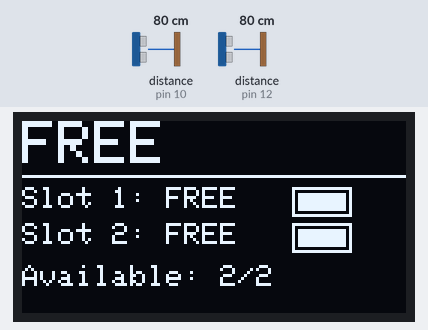
A sketch run on a simulated Arduino Uno, built with avr-gcc and run on an emulated ATmega328P. Parts: 128×64 one-colour display. Wiring (inferred from the names in the program): 2 × ultrasonic range finder: trigger pin 9, echo pin 10 / trigger pin 11, echo pin 12. Inputs (shaded band) come from the test bench; at power-on: distance to the obstacle (sensors on pin 10, pin 12) 80 cm. The echo pulse lasts 58.3 µs per cm; what the sketch prints to the serial monitor is not drawn.

Above: at 2.3 s.
2.4 s: distance to the obstacle (sensor on pin 10) set to 17 cm
5.8 s: distance to the obstacle (sensor on pin 10) set to 13 cm
At 7.0 s:
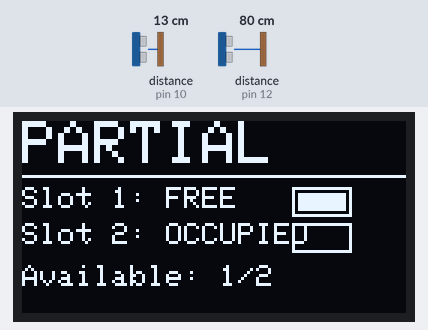
8.0 s: distance to the obstacle (sensor on pin 12) set to 17 cm
9.7 s: distance to the obstacle (sensor on pin 12) set to 13 cm
At 10.5 s:
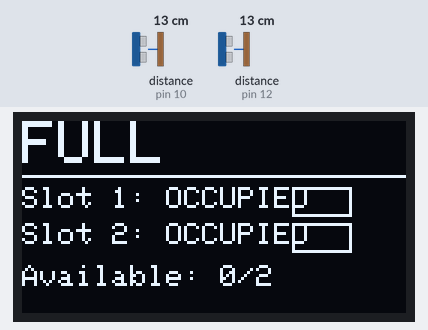
11.3 s: distance to the obstacle (sensor on pin 10) set to 18 cm
At 13.0 s:
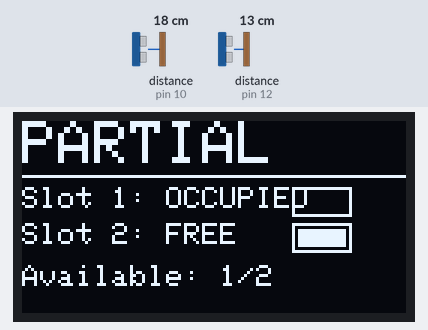
13.3 s: distance to the obstacle (sensor on pin 12) set to 18 cm
At 15.2 s:
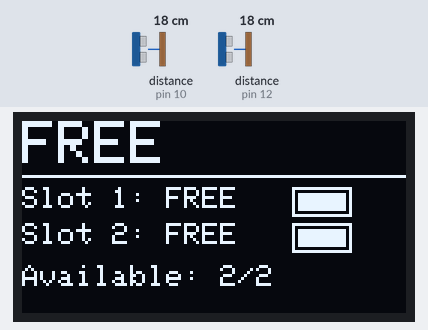
Timing chart, 0 to 16.3 s (numbered marks = the images above; inputs shaded):
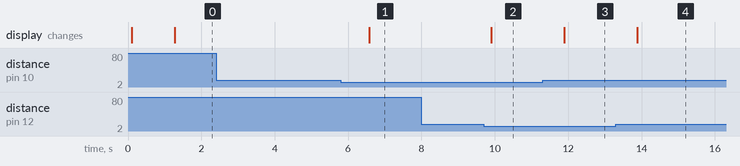

The sketch:

sketch_nov20a_copy_20221205013322.ino
```cpp
#include <Wire.h>
#include <Adafruit_GFX.h>
#include <Adafruit_SSD1306.h>

// --------------------------------------------------
// Two ultrasonic sensors + I2C OLED (VDD 5V, GND, SCL=A5, SDA=A4)
// --------------------------------------------------
// Sensor 1 pins
const uint8_t TRIG1 = 11;
const uint8_t ECHO1 = 12;
// Sensor 2 pins
// NOTE: HC-SR04 sensors require 5V power. If using 3.3V:
// - Sensor may not work reliably
// - ECHO pin outputs 5V which can damage 3.3V Arduino pins
// - Use voltage divider (2x 10kΩ resistors) on ECHO pin if using 3.3V
const uint8_t TRIG2 = 9;
const uint8_t ECHO2 = 10;

// OLED setup
#define SCREEN_WIDTH 128
#define SCREEN_HEIGHT 64
Adafruit_SSD1306 display(SCREEN_WIDTH, SCREEN_HEIGHT, &Wire, -1);

// Threshold: distance below this (cm) = occupied
const int OCCUPIED_THRESHOLD_CM = 14;

int distance1Cm = 0;
int distance2Cm = 0;
bool slot1Free = false;
bool slot2Free = false;

// --------------------------------------------------
int readDistanceCm(uint8_t trigPin, uint8_t echoPin) {
  digitalWrite(trigPin, LOW);
  delayMicroseconds(2);
  digitalWrite(trigPin, HIGH);
  delayMicroseconds(10);
  digitalWrite(trigPin, LOW);

  long duration = pulseIn(echoPin, HIGH, 30000); // timeout 30ms
  if (duration == 0) return 0;                  // treat timeout as 0 (error)
  return duration * 0.034 / 2;
}

void setup() {
  Serial.begin(9600);

  pinMode(TRIG1, OUTPUT);
  pinMode(ECHO1, INPUT);
  pinMode(TRIG2, OUTPUT);
  pinMode(ECHO2, INPUT);

  Wire.begin(); // uses SDA=A4, SCL=A5
  delay(50);
  if (!display.begin(SSD1306_SWITCHCAPVCC, 0x3C)) { // common I2C OLED address
    Serial.println(F("OLED not found at 0x3C/0x3D. Check wiring."));
  } else {
    display.clearDisplay();
    display.setTextSize(2);
    display.setTextColor(WHITE);
    display.setCursor(0, 0);
    display.println("Smart");
    display.println("Parking");
    display.display();
    delay(1000);
  }
}

void loop() {
  distance1Cm = readDistanceCm(TRIG1, ECHO1);
  distance2Cm = readDistanceCm(TRIG2, ECHO2);

  slot1Free = distance1Cm >= OCCUPIED_THRESHOLD_CM && distance1Cm != 0;
  slot2Free = distance2Cm >= OCCUPIED_THRESHOLD_CM && distance2Cm != 0;

  uint8_t freeCount = 0;
  if (slot1Free) freeCount++;
  if (slot2Free) freeCount++;

  // Serial diagnostics (legacy format for debugging)
  Serial.print("S1: ");
  Serial.print(distance1Cm);
  Serial.print(" cm ");
  Serial.print(slot1Free ? "FREE" : "OCC");
  Serial.print(" | S2: ");
  Serial.print(distance2Cm);
  Serial.print(" cm ");
  Serial.print(slot2Free ? "FREE" : "OCC");
  Serial.print(" | Free: ");
  Serial.print(freeCount);

  // Debug Sensor 2 if not working
  if (distance2Cm == 0) {
    Serial.print(" [S2 ERROR]");
  }
  Serial.println();

  // JSON format for web dashboard
  Serial.print("JSON:");
  Serial.print("{");
  Serial.print("\"slot1\":{");
  Serial.print("\"distance\":");
  Serial.print(distance1Cm);
  Serial.print(",\"status\":\"");
  Serial.print(slot1Free ? "FREE" : "OCCUPIED");
  Serial.print("\"},");
  Serial.print("\"slot2\":{");
  Serial.print("\"distance\":");
  Serial.print(distance2Cm);
  Serial.print(",\"status\":\"");
  Serial.print(slot2Free ? "FREE" : "OCCUPIED");
  Serial.print("\"},");
  Serial.print("\"freeCount\":");
  Serial.print(freeCount);
  Serial.print(",\"totalSlots\":2");
  Serial.print(",\"overallStatus\":\"");
  if (freeCount == 0) {
    Serial.print("FULL");
  } else if (freeCount == 2) {
    Serial.print("FREE");
  } else {
    Serial.print("PARTIAL");
  }
  Serial.print("\"}");
  Serial.println();

  // Dashboard Display
  display.clearDisplay();

  // Header - Overall Status
  display.setTextSize(2);
  display.setTextColor(WHITE);
  display.setCursor(0, 0);
  if (freeCount == 0) {
    display.println("FULL");
  } else if (freeCount == 2) {
    display.println("FREE");
  } else {
    display.println("PARTIAL");
  }

  // Separator line
  display.drawLine(0, 18, 128, 18, WHITE);

  // Slot 1 Status
  display.setTextSize(1);
  display.setTextColor(WHITE);
  display.setCursor(0, 22);
  display.print("Slot 1: ");
  display.println(slot1Free ? "FREE" : "OCCUPIED");

  // Slot 2 Status
  display.setCursor(0, 34);
  display.print("Slot 2: ");
  display.println(slot2Free ? "FREE" : "OCCUPIED");

  // Footer - Available count
  display.setCursor(0, 48);
  display.print("Available: ");
  display.print(freeCount);
  display.print("/2");

  // Visual indicators (boxes)
  // Slot 1 indicator box
  display.drawRect(90, 22, 20, 10, WHITE);
  if (slot1Free) {
    display.fillRect(92, 24, 16, 6, WHITE); // Filled = free
  }

  // Slot 2 indicator box
  display.drawRect(90, 34, 20, 10, WHITE);
  if (slot2Free) {
    display.fillRect(92, 36, 16, 6, WHITE); // Filled = free
  }

  display.display();

  delay(500); // adjust if you want faster/slower updates
}
```

Measured:
- the behaviour switches between 15 and 14 cm on distance to the obstacle (sensor on pin 10) (found by bisection; images 0 and 1)
- the behaviour switches between 15 and 14 cm on distance to the obstacle (sensor on pin 12) (found by bisection; images 1 and 2)
- after the input at 2.4 s, every drawn part: stays the same
- after the input at 5.8 s, the display: changes after 0.77 s (image 1)
- after the input at 8.0 s, every drawn part: stays the same
- after the input at 9.7 s, the display: changes after 0.20 s (image 2)
- after the input at 11.3 s, the display: changes after 0.59 s (image 3)
- after the input at 13.3 s, the display: changes after 0.58 s (image 4)
